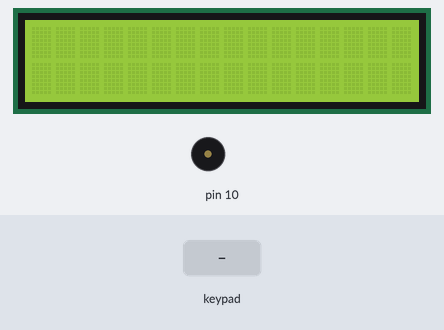
The sketch below on a simulated Arduino Uno, built with avr-gcc and run on an emulated ATmega328P. Parts: 16×2 character LCD, buzzer (waves = sounding). The inputs (shaded band) are chosen by the test bench.

Above: at 1.2 s.
1.3 s: keypad keys 6 7 8 9 * pressed 0.4 s apart
At 3.5 s:
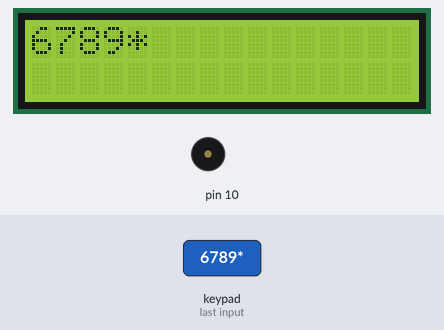
4.8 s: key '/' pressed
At 4.9 s:
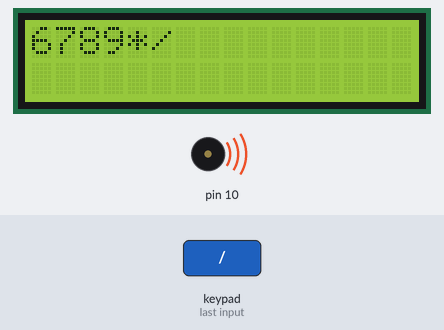
6.5 s: key '*' pressed
At 7.4 s:
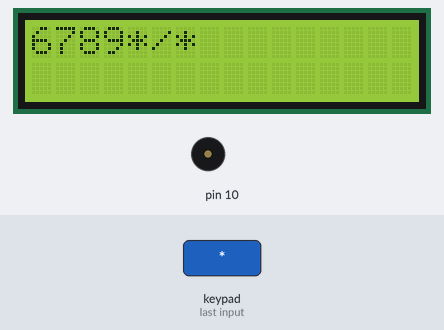
8.2 s: keypad keys 2 3 4 5 * pressed 0.4 s apart
At 11.1 s:
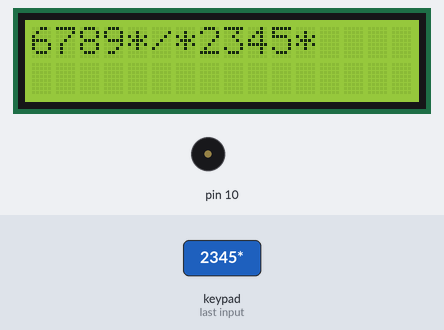
11.7 s: key '+' pressed
At 12.5 s:
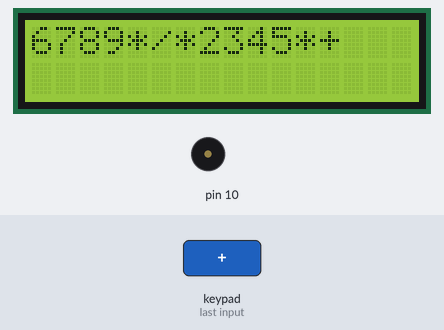
13.4 s: keypad keys 1 3 9 7 * pressed 0.4 s apart
At 16.3 s:
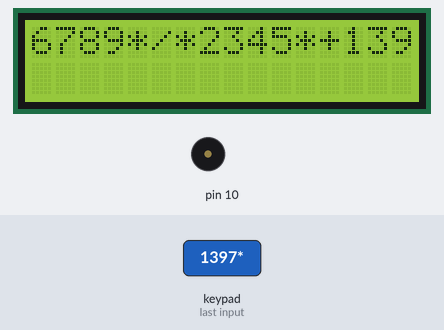
Timing chart, 0 to 17.8 s (numbered marks = the images above; inputs shaded):
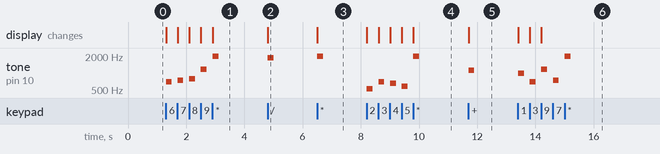

The sketch:

calc.ino
```cpp
#include <Keypad.h>
#include <Wire.h>
#include <Pitches.h>
#include <LiquidCrystal_PCF8574.h>

LiquidCrystal_PCF8574 lcd(0x27);
const byte ROWS = 4; //four rows
const byte COLS = 4; //fours columns
char keys[ROWS][COLS] = {
  {'1','2','3','4'},
  {'5','6','7','8'},
  {'9','0','/','-'},
  {'*','+','=','.'}
};

/*
BC+F+E+
BC+E+D+
BC+F+….E+D+E+*/


int a[]={};
int b[]={};

byte rowPins[ROWS] = {6, 7, 8, 9}; //connect to the row pinouts of the keypad
byte colPins[COLS] = {2, 3, 4, 5}; //connect to the column pinouts of the keypad

Keypad keypad = Keypad( makeKeymap(keys), rowPins, colPins, ROWS, COLS );

void setup(){
  Serial.begin(9600);

  Wire.begin();
  Wire.beginTransmission(0x27); //Your LCD Address
  lcd.begin(16, 2);
  pinMode(10, OUTPUT);
}

void loop(){
  lcd.setBacklight(255);
  char key = keypad.getKey();
  switch(key){
    case '1': lcd.print(key);tone(10, NOTE_B5, 200);break;
    case '2': lcd.print(key);tone(10, NOTE_C5, 200);break;
    case '3': lcd.print(key);tone(10, NOTE_F5, 200);break;
    case '4': lcd.print(key);tone(10, NOTE_E5, 200);break;
    case '5': lcd.print(key);tone(10, NOTE_D5, 200);break;
    case '6': lcd.print(key);tone(10, NOTE_F5, 200);break;
    case '7': lcd.print(key);tone(10, NOTE_FS5, 200);break;
    case '8': lcd.print(key);tone(10, NOTE_G5, 200);break;
    case '9': lcd.print(key);tone(10, NOTE_D6, 200);break;
    case '0': lcd.print(key);tone(10, NOTE_E5, 200);break;
    case '/': lcd.print(key);tone(10, NOTE_AS6, 200);break;
    case '*': lcd.print(key);tone(10, NOTE_B6, 200);break;
    case '-': lcd.print(key);tone(10, NOTE_C6, 200);break;
    case '+': lcd.print(key);tone(10, NOTE_CS6, 200);break;
    case 'C': lcd.clear();break;
  }
}
```

Pitches.h
```cpp
#define NOTE_B0  31
#define NOTE_C1  33
#define NOTE_CS1 35
#define NOTE_D1  37
#define NOTE_DS1 39
#define NOTE_E1  41
#define NOTE_F1  44
#define NOTE_FS1 46
#define NOTE_G1  49
#define NOTE_GS1 52
#define NOTE_A1  55
#define NOTE_AS1 58
#define NOTE_B1  62
#define NOTE_C2  65
#define NOTE_CS2 69
#define NOTE_D2  73
#define NOTE_DS2 78
#define NOTE_E2  82
#define NOTE_F2  87
#define NOTE_FS2 93
#define NOTE_G2  98
#define NOTE_GS2 104
#define NOTE_A2  110
#define NOTE_AS2 117
#define NOTE_B2  123
#define NOTE_C3  131
#define NOTE_CS3 139
#define NOTE_D3  147
#define NOTE_DS3 156
#define NOTE_E3  165
#define NOTE_F3  175
#define NOTE_FS3 185
#define NOTE_G3  196
#define NOTE_GS3 208
#define NOTE_A3  220
#define NOTE_AS3 233
#define NOTE_B3  247
#define NOTE_C4  262
#define NOTE_CS4 277
#define NOTE_D4  294
#define NOTE_DS4 311
#define NOTE_E4  330
#define NOTE_F4  349
#define NOTE_FS4 370
#define NOTE_G4  392
#define NOTE_GS4 415
#define NOTE_A4  440
#define NOTE_AS4 466
#define NOTE_B4  494
#define NOTE_C5  523
#define NOTE_CS5 554
#define NOTE_D5  587
#define NOTE_DS5 622
#define NOTE_E5  659
#define NOTE_F5  698
#define NOTE_FS5 740
#define NOTE_G5  784
#define NOTE_GS5 831
#define NOTE_A5  880
#define NOTE_AS5 932
#define NOTE_B5  988
#define NOTE_C6  1047
#define NOTE_CS6 1109
#define NOTE_D6  1175
#define NOTE_DS6 1245
#define NOTE_E6  1319
#define NOTE_F6  1397
#define NOTE_FS6 1480
#define NOTE_G6  1568
#define NOTE_GS6 1661
#define NOTE_A6  1760
#define NOTE_AS6 1865
#define NOTE_B6  1976
#define NOTE_C7  2093
#define NOTE_CS7 2217
#define NOTE_D7  2349
#define NOTE_DS7 2489
#define NOTE_E7  2637
#define NOTE_F7  2794
#define NOTE_FS7 2960
#define NOTE_G7  3136
#define NOTE_GS7 3322
#define NOTE_A7  3520
#define NOTE_AS7 3729
#define NOTE_B7  3951
#define NOTE_C8  4186
#define NOTE_CS8 4435
#define NOTE_D8  4699
#define NOTE_DS8 4978
```

Measured:
- after the input at 1.3 s, tone on pin 10: plays 698 Hz for 0.20 s, 740 Hz for 0.20 s, 784 Hz for 0.20 s, 1175 Hz for 0.20 s, 1976 Hz for 0.20 s, starting at once; the display: first changes at once (image 1 shows a later state)
- after the input at 4.8 s, tone on pin 10: silent → 1865 Hz at once, → silent 0.20 s later; the display: changes at once (image 2)
- after the input at 6.5 s, tone on pin 10: silent → 1976 Hz at once, → silent 0.20 s later; the display: changes at once (image 3)
- after the input at 8.2 s, tone on pin 10: plays 523 Hz for 0.20 s, 698 Hz for 0.20 s, 659 Hz for 0.20 s, 587 Hz for 0.20 s, 1976 Hz for 0.20 s, starting at once; the display: first changes at once (image 4 shows a later state)
- after the input at 11.7 s, tone on pin 10: silent → 1109 Hz at once, → silent 0.20 s later; the display: changes at once (image 5)
- after the input at 13.4 s, tone on pin 10: plays 988 Hz for 0.20 s, 698 Hz for 0.20 s, 1175 Hz for 0.20 s, 740 Hz for 0.20 s, 1976 Hz for 0.20 s, starting at once; the display: first changes at once (image 6 shows a later state)
